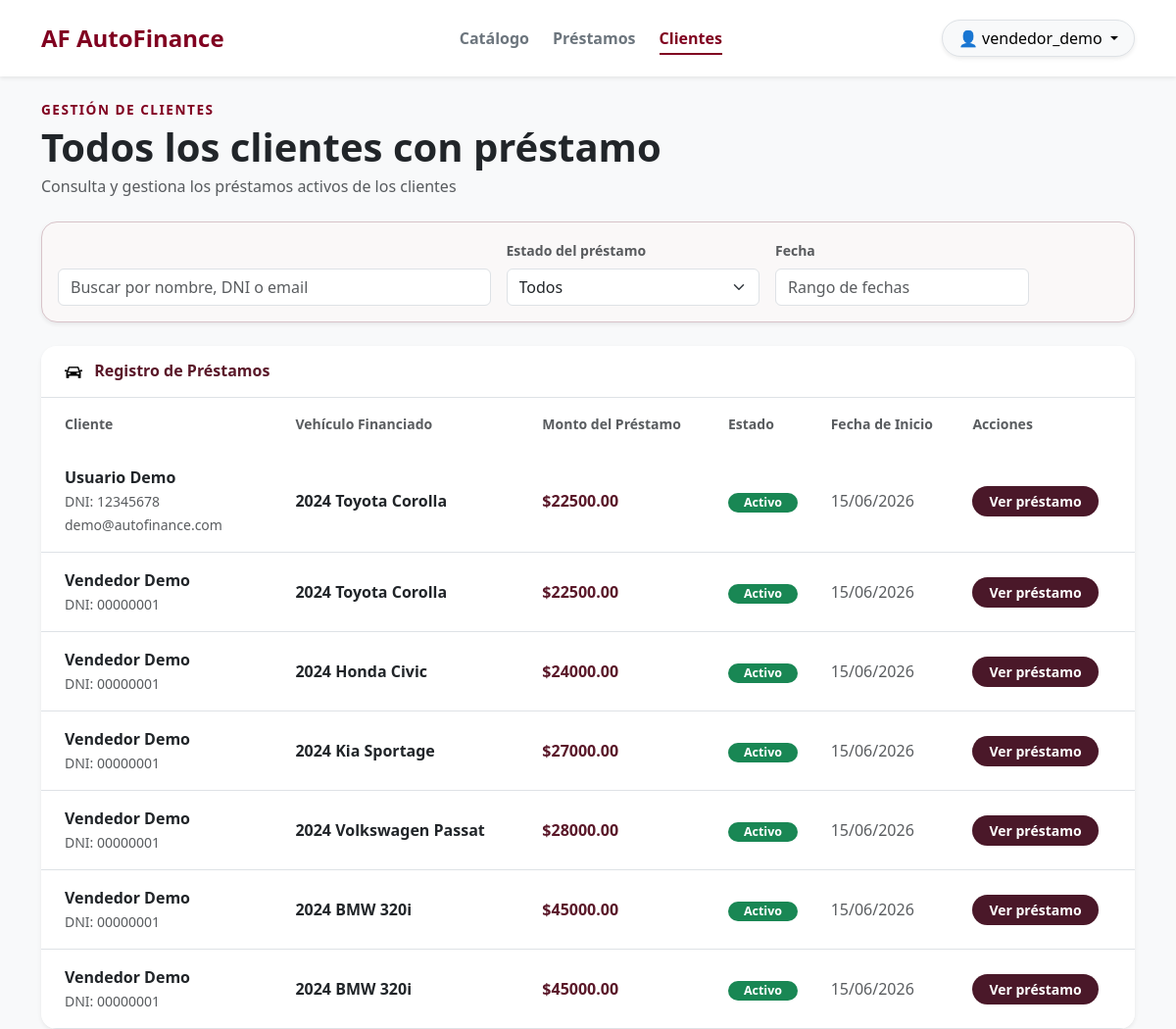
/clients/ (signed in), run on the app's committed database.
### core/models.py (models this page shows, shortened)
class Usuario(AbstractUser):
    class Rol(models.TextChoices):
        ADMIN = "ADMIN", "Administrador"
        CLIENTE = "CLIENTE", "Cliente"
    dni = models.CharField(
        "DNI",
        max_length=8,
        unique=True,
        blank=True,
        null=True,
        validators=[RegexValidator(r"^\d{8}$", "El DNI debe tener 8 digitos.")],
    )
    nombre_completo = models.CharField("Nombre completo", max_length=150)
    rol = models.CharField(max_length=10, choices=Rol.choices, default=Rol.CLIENTE)
    class Meta:
        verbose_name = "Usuario"
        verbose_name_plural = "Usuarios"

class Prestamo(models.Model):
    class Moneda(models.TextChoices):
        USD = "USD", "Dolares (USD)"
    class TipoTasa(models.TextChoices):
        EFECTIVA = "EFECTIVA", "Tasa Efectiva Anual (TEA)"
        NOMINAL = "NOMINAL", "Tasa Nominal Anual (TNA)"
    class TipoGracia(models.TextChoices):
        NINGUNA = "NINGUNA", "Ninguna"
        TOTAL = "TOTAL", "Gracia Total"
        PARCIAL = "PARCIAL", "Gracia Parcial"
    class Estado(models.TextChoices):
        ACTIVO = "ACTIVO", "Activo"
        CANCELADO = "CANCELADO", "Cancelado"
    usuario = models.ForeignKey(
        settings.AUTH_USER_MODEL, on_delete=models.CASCADE, related_name="prestamos"
    )
    vehiculo = models.ForeignKey(
        Vehiculo, on_delete=models.PROTECT, related_name="prestamos"
    )
    moneda = models.CharField(max_length=3, choices=Moneda.choices, default=Moneda.USD)
    precio_bien = models.DecimalField(max_digits=12, decimal_places=2)
    cuota_inicial_monto = models.DecimalField(max_digits=12, decimal_places=2)
    cuota_inicial_pct = models.DecimalField(
        "Cuota inicial (%)",
        max_digits=5,
        decimal_places=2,
        validators=[MinValueValidator(Decimal("0")), MaxValueValidator(Decimal("40"))],
    )
    cuota_balon_pct = models.DecimalField(
        "Cuota balon (%)",
        max_digits=5,
        decimal_places=2,
        default=Decimal("0"),
        validators=[MinValueValidator(Decimal("0")), MaxValueValidator(Decimal("40"))],
    )
    tipo_tasa = models.CharField(
        max_length=10, choices=TipoTasa.choices, default=TipoTasa.EFECTIVA
    )
    valor_tasa = models.DecimalField(
        "Valor de la tasa (%)",
        max_digits=6,
        decimal_places=4,
        validators=[MinValueValidator(Decimal("0"))],
    )
    plazo_meses = models.PositiveIntegerField(
        validators=[MinValueValidator(12), MaxValueValidator(72)]
    )
    tipo_gracia = models.CharField(
        max_length=10, choices=TipoGracia.choices, default=TipoGracia.NINGUNA
    )
    meses_gracia = models.PositiveIntegerField(default=0)
    tasa_seguro_desgravamen = models.DecimalField(
        "Seguro desgravamen (% mensual)", max_digits=7, decimal_places=4
    )
    tasa_seguro_vehicular = models.DecimalField(
        "Seguro vehicular (%)", max_digits=7, decimal_places=4
    )
    cok = models.DecimalField(
        "COK del usuario (% anual)", max_digits=6, decimal_places=4
    )
    fecha_inicio = models.DateField()
    estado = models.CharField(max_length=10, choices=Estado.choices, default=Estado.ACTIVO)
    creado_en = models.DateTimeField(auto_now_add=True)
    class Meta:
        verbose_name = "Prestamo"
        verbose_name_plural = "Prestamos"
        ordering = ["-creado_en"]

class Vehiculo(models.Model):
    marca = models.CharField(max_length=60)
    modelo = models.CharField(max_length=60)
    anio = models.PositiveIntegerField(
        "Año",
        validators=[MinValueValidator(1990), MaxValueValidator(2100)],
    )
    descripcion = models.CharField(max_length=255, blank=True)
    precio_base = models.DecimalField(
        "Precio base (USD)",
        max_digits=12,
        decimal_places=2,
        validators=[MinValueValidator(Decimal("0.01"))],
    )
    imagen_url = models.URLField("Imagen (URL)", blank=True)
    class Meta:
        verbose_name = "Vehiculo"
        verbose_name_plural = "Vehiculos"
        ordering = ["marca", "modelo"]

### core/views.py (the view)
# urls.py: path('clients/', views.lista_clientes, name='clients'),
@login_required(login_url='login')
def lista_clientes(request):
    prestamos = Prestamo.objects.all().order_by('-fecha_inicio')
    return render(request, 'core/clientes.html', {'prestamos': prestamos})

### core/templates/core/clientes.html (shortened to what this page needs)
{% extends 'core/base.html' %}
{% load static %}
{% block content %}
<div class="mb-4">
    <p class="fw-bold mb-1 text-uppercase" style="color: #800020; letter-spacing: 1.5px; font-size: .85rem;">Gestión de Clientes</p>
    <h1 class="fw-bold display-6 text-dark mb-1">Todos los clientes con préstamo</h1>
    <p class="text-muted mb-0">Consulta y gestiona los préstamos activos de los clientes</p>
</div>
<div class="card border rounded-4 shadow-sm mb-4" style="background-color: #faf8f8; border-color: #d8c3c9 !important;">
    <div class="card-body row align-items-end g-3">
        <div class="col-md-5">
            <input type="text" class="form-control" placeholder="Buscar por nombre, DNI o email">
        </div>
        <div class="col-md-3">
            <label class="form-label small text-muted fw-bold">Estado del préstamo</label>
            <select class="form-select">
                <option>Todos</option>
            </select>
        </div>
        <div class="col-md-3">
            <label class="form-label small text-muted fw-bold">Fecha</label>
            <input type="text" class="form-control" placeholder="Rango de fechas">
        </div>
    </div>
</div>
<div class="card border-0 shadow-sm rounded-4 overflow-hidden">
    <div class="card-header bg-white border-bottom px-4 py-3">
        <h6 class="fw-bold mb-0" style="color: #5a1829;">
            <img src="{% static 'imagenes/carro.png' %}" alt=""
                 style="width:18px;height:18px;vertical-align:middle;" class="me-2">
            Registro de Préstamos
        </h6>
    </div>
    <div class="table-responsive">
        <table class="table table-hover align-middle mb-0" style="border-collapse: separate; border-spacing: 0;">
            <thead style="background-color: #f8f9fa;">
                <tr>
                    <th class="text-muted fw-semibold small border-0 px-4 py-3">Cliente</th>
                    <th class="text-muted fw-semibold small border-0 py-3">Vehículo Financiado</th>
                    <th class="text-muted fw-semibold small border-0 py-3">Monto del Préstamo</th>
                    <th class="text-muted fw-semibold small border-0 py-3">Estado</th>
                    <th class="text-muted fw-semibold small border-0 py-3">Fecha de Inicio</th>
                    <th class="text-muted fw-semibold small border-0 py-3">Acciones</th>
                </tr>
            </thead>
            <tbody>
                {% for prestamo in prestamos %}
                <tr style="border-top: 1px solid #f0e8ea;">
                    <td class="px-4 py-3">
                        <strong class="d-block text-dark">{{ prestamo.usuario.nombre_completo }}</strong>
                        <span class="text-muted small">DNI: {{ prestamo.usuario.dni }}</span><br>
                        <span class="text-muted small">{{ prestamo.usuario.email }}</span>
                    </td>
                    <td class="fw-bold py-3">
                        {{ prestamo.vehiculo.anio }} {{ prestamo.vehiculo.marca }} {{ prestamo.vehiculo.modelo }}
                    </td>
                    <td class="py-3 fw-bold" style="color: #5a1829;">${{ prestamo.precio_bien }}</td>
                    <td class="py-3">
                        <span class="badge bg-success text-white px-3 py-1 rounded-pill" style="font-size:.78rem;">
                            Activo
                        </span>
                    </td>
                    <td class="py-3 text-muted">{{ prestamo.fecha_inicio|date:"d/m/Y" }}</td>
                    <td class="py-3">
                        <a href="{% url 'loan' prestamo.id %}"
                           class="btn btn-sm fw-bold px-3 rounded-pill text-white"
                           style="background-color: #4a1829;">
                            Ver préstamo
                        </a>
                    </td>
                </tr>
                {% endfor %}
            </tbody>
        </table>
    </div>
</div>
{% endblock %}

### core/templates/core/base.html (shortened to what this page needs)
<!DOCTYPE html>
<html lang="es">
<head>
    <link href="https://cdn.jsdelivr.net/npm/bootstrap@5.3.0/dist/css/bootstrap.min.css" rel="stylesheet">
</head>
<body>
    <nav class="navbar navbar-expand-lg navbar-light mb-4 py-3">
        <div class="container">
            <a class="navbar-brand brand-text fs-4" href="/catalog/">
                <strong>AF AutoFinance</strong>
            </a>
            <div class="collapse navbar-collapse justify-content-center">
                <ul class="navbar-nav mb-2 mb-lg-0 gap-4">
                    <li class="nav-item">
                        <a class="nav-link-af {% if '/catalog/' in request.path %}activo{% endif %}"
                           href="/catalog/">Catálogo</a>
                    </li>
                    <li class="nav-item">
                        <a class="nav-link-af {% if '/simulate/' in request.path or '/loan/' in request.path %}activo{% endif %}"
                           href="#">Préstamos</a>
                    </li>
                    <li class="nav-item">
                        <a class="nav-link-af {% if '/clients/' in request.path %}activo{% endif %}"
                           href="/clients/">Clientes</a>
                    </li>
                </ul>
            </div>
            <div class="d-flex">
                <div class="dropdown">
                    <button class="btn btn-light rounded-pill px-3 border shadow-sm dropdown-toggle"
                            type="button" data-bs-toggle="dropdown">
                        👤 {{ user.username|default:"Vendedor" }}
                    </button>
                </div>
            </div>
        </div>
    </nav>
    <div class="container">
        {% block content %}{% endblock %}
    </div>
</body>
</html>

### core/templates/core/base.html (style rules this page uses)
body { background-color: #f8f9fa; }
.navbar { background-color: #fff; box-shadow: 0 2px 4px rgba(0,0,0,.08); }
.brand-text { font-weight: bold; color: #800020; }
.nav-link-af { font-weight: 600; color: #6c757d; text-decoration: none; padding-bottom: 4px; border-bottom: 2px solid transparent; transition: color 0.15s, border-color 0.15s; }
.nav-link-af.activo { color: #800020; border-bottom: 2px solid #800020; }

### data on the page
Usuario: username "vendedor_demo"
Prestamo: usuario.nombre_completo "Usuario Demo", usuario.dni "12345678", usuario.email "demo@autofinance.com", vehiculo.anio "2024", vehiculo.marca "Toyota", vehiculo.modelo "Corolla", precio_bien "22500.00", fecha_inicio "15/06/2026"
Prestamo: usuario.nombre_completo "Vendedor Demo", usuario.dni "00000001", vehiculo.anio "2024", vehiculo.marca "Toyota", vehiculo.modelo "Corolla", precio_bien "22500.00", fecha_inicio "15/06/2026"
Prestamo: usuario.nombre_completo "Vendedor Demo", usuario.dni "00000001", vehiculo.anio "2024", vehiculo.marca "Honda", vehiculo.modelo "Civic", precio_bien "24000.00", fecha_inicio "15/06/2026"
Prestamo: usuario.nombre_completo "Vendedor Demo", usuario.dni "00000001", vehiculo.anio "2024", vehiculo.marca "Kia", vehiculo.modelo "Sportage", precio_bien "27000.00", fecha_inicio "15/06/2026"
Prestamo: usuario.nombre_completo "Vendedor Demo", usuario.dni "00000001", vehiculo.anio "2024", vehiculo.marca "Volkswagen", vehiculo.modelo "Passat", precio_bien "28000.00", fecha_inicio "15/06/2026"
Prestamo: usuario.nombre_completo "Vendedor Demo", usuario.dni "00000001", vehiculo.anio "2024", vehiculo.marca "BMW", vehiculo.modelo "320i", precio_bien "45000.00", fecha_inicio "15/06/2026"
Prestamo: usuario.nombre_completo "Vendedor Demo", usuario.dni "00000001", vehiculo.anio "2024", vehiculo.marca "BMW", vehiculo.modelo "320i", precio_bien "45000.00", fecha_inicio "15/06/2026"
